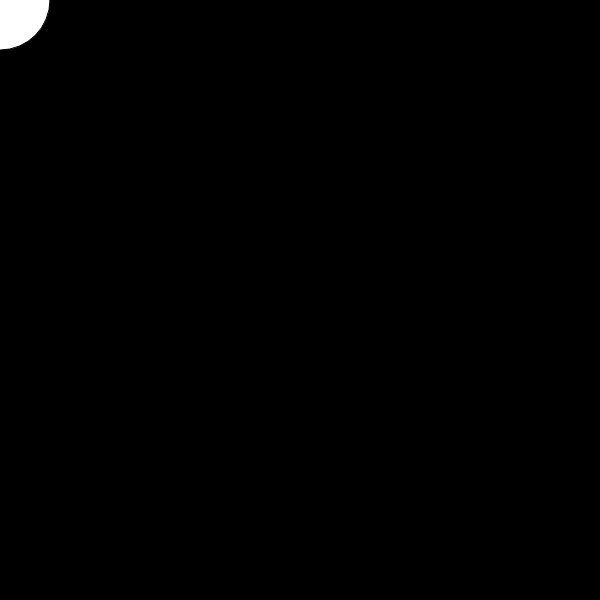
Frame 1 (no input)
Frame 60 (no input): identical to frame 1, image omitted
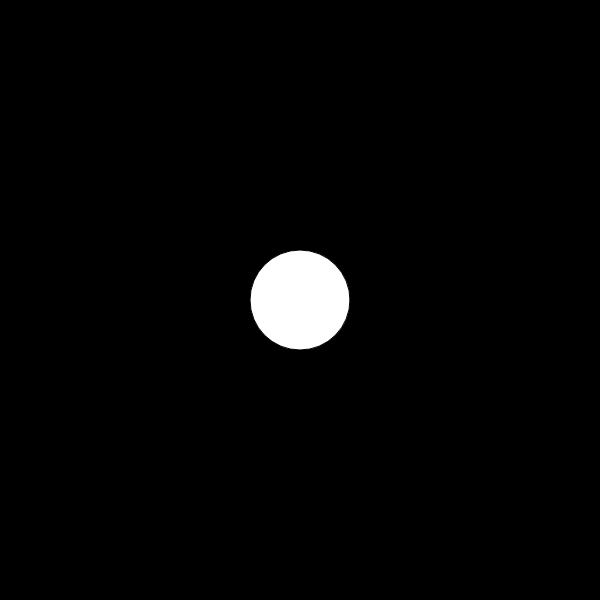
Frame 120 (the mouse pressed at the canvas centre since frame 60)

The p5.js sketch that drew these frames (run headless with seeded random() and noise() and a simulated clock; from frame 60 on, the mouse is pressed at the canvas centre):

// p5.js sketch
// ── sketch.js
function setup()
{
	createCanvas(600, 600);

}

function draw()
{
	background(0, 0, 0);
	fill(255, 255, 255);
	ellipse(mouseX,mouseY, 100, 100);

}
